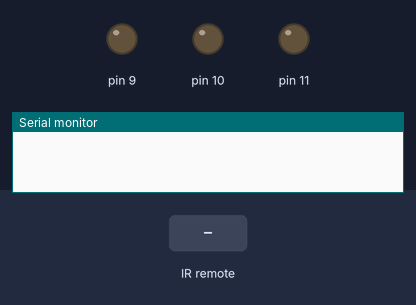
Bench run of a sketch on a simulated Arduino Uno, built with avr-gcc and run on an emulated ATmega328P. Shown: output pins drawn as LEDs (lit = HIGH), the last lines printed to the serial monitor. Inputs (shaded band) come from the test bench.

Above: at 1.2 s.
1.3 s: infrared code 0xFF629D received
At 2.7 s:
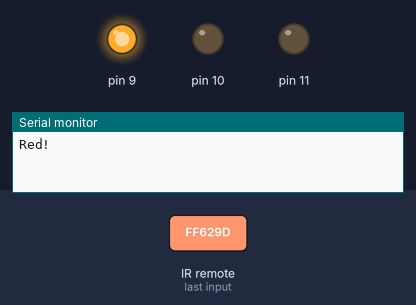
4.3 s: infrared code 0xFF629D received
At 5.9 s:
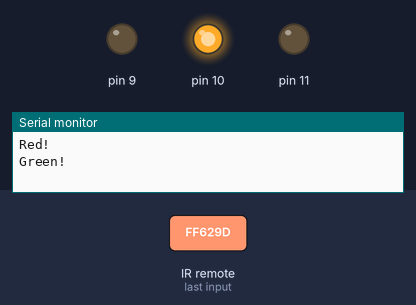
7.3 s: infrared code 0xFF629D received
At 9.5 s:
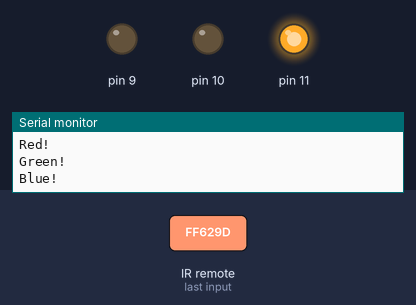
Timing chart, 0 to 11.0 s (numbered marks = the images above; inputs shaded):
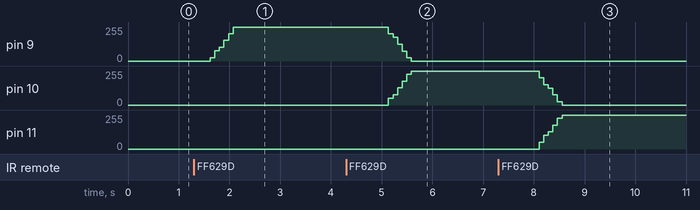

Measured:
- after the input at 1.3 s, pin 9: moves from 0/255 to 255/255 over 0.45 s, starting after 0.32 s
- after the input at 4.3 s, pin 9: moves from 255/255 to 0/255 over 0.45 s, starting after 0.83 s; pin 10: moves from 0/255 to 255/255 over 0.45 s, starting after 0.83 s
- after the input at 7.3 s, pin 10: moves from 255/255 to 0/255 over 0.45 s, starting after 0.81 s; pin 11: moves from 0/255 to 255/255 over 0.45 s, starting after 0.81 s

The sketch:

Spectro.Arduino.ino
```cpp
#include "Arduino.h"
#include "Arduino_FreeRTOS.h"
#include "IRThread.cpp"
#include "LedThread.cpp"
#include "TriColorLedThread.cpp"
#include <stdio.h>
#include "MemoryFree.h"
#include "semphr.h"

#ifndef __COLOR__
#define __COLOR__
#include "Color.cpp"
#endif

const int IR_RECV_PIN = 12;
bool _logOut = true;
int color = 0;
LedThread* _ledThread;
IRThread* _irThread;
TriColorLedThread* _triLedThread;
ColorAnimator* _animator = nullptr;
SemaphoreHandle_t xMutex = NULL;

void handle_key(IRControlKey key) {
  xSemaphoreTake(xMutex, portMAX_DELAY);
  switch (key)
  {
  case PlayPause:
     _ledThread->Toggle();
    break;

  case EQ:
    _logOut = !_logOut;
    if (_logOut) {
      Serial.println("[LOG] Enabled");
    } else {
      Serial.println("[LOG] Disabled");
    }
    _ledThread->enableOutput = _logOut;
    _irThread->enableOutput = _logOut;
    _triLedThread->enableOutput = _logOut;
    break;

  case Ch:
    ColorAnimator* anim = _animator;
    _animator = nullptr;
    if (anim != nullptr) {
      free(anim);
    }

    Color from = _triLedThread->color;
    switch (color++ % 3) {
    case 0:
      Serial.println("Red!");
      _animator = new ColorAnimator(from, Color(255, 0, 0), 500);
      break;
    case 1:
      Serial.println("Green!");
      _animator = new ColorAnimator(from, Color(0, 255, 0), 500);
      break;
    case 2:
      Serial.println("Blue!");
      _animator = new ColorAnimator(from, Color(0, 0, 255), 500);
      break;
    }
    _animator->Start();
    break;

  default:
    break;
  }
  xSemaphoreGive(xMutex);
}

void setup() {
  xMutex = xSemaphoreCreateMutex();
  xSemaphoreTake(xMutex, portMAX_DELAY);
  Serial.begin(9600);
  _ledThread = new LedThread();
  _irThread = new IRThread(IR_RECV_PIN, handle_key);
  _triLedThread = new TriColorLedThread(9, 10, 11);
  _triLedThread->Start();
  _irThread->Start();
  xSemaphoreGive(xMutex);
}

void freeRam () {
  Serial.print("Free ram: ");
  Serial.println(freeMemory());

}

void loop() {
  xSemaphoreTake(xMutex, portMAX_DELAY);
  if (_animator != nullptr) {
    _triLedThread->SetColor(_animator->Update());
    if (_animator->Progress >= 1) {
      free(_animator);
      _animator = nullptr;
    }
  }

  delay(50);
  xSemaphoreGive(xMutex);
}
```

Color.cpp
```cpp
//
// Created by Kaisei Sunaga on 2020/04/05.
//

struct Color {
public:
  Color() {
    r = 0;
    g = 0;
    b = 0;
  }

  Color(int r, int g, int b) {
    this->r = r;
    this->g = g;
    this->b = b;
  }

  Color(long hexValue) {
    this->r = (hexValue >> 16) & 0xFF;
    this->g = (hexValue >> 8) & 0xFF;
    this->b = hexValue & 0xFF;
  }

  int r;
  int g;
  int b;
};
```

ColorAnimator.cpp
```cpp
#include "Arduino.h"

#ifndef __COLOR__
#define __COLOR__
#include "Color.cpp"
#endif

extern  unsigned long timer0_millis;

class ColorAnimator {
private:
  int time;
  float durationMs;
  unsigned long offset, position;
  int dr, dg, db, r, g, b;
  Color color, from, to;

public:
  float Progress;

  ColorAnimator(Color from, Color to, float durationMs) {
    this->from = from;
    this->to = to;
    this->durationMs = durationMs;
  }

  void Start() {
    offset = millis();
    position = 0;
    Progress = 0;
    color = from;
  }

  Color Update() {
    position = millis() - offset;
    Progress = position / durationMs;
    Progress = min(1, Progress);

    dr = to.r - from.r;
    dg = to.g - from.g;
    db = to.b - from.b;
    r = from.r + (int)(dr * Progress);
    g = from.g + (int)(dg * Progress);
    b = from.b + (int)(db * Progress);
    color = Color(r, g, b);
    return color;
  }
};
```

IRDecoder.cpp
```cpp
//
// Created by Kaisei Sunaga on 2020/04/05.
//

#include "IRremote.h"

enum IRControlKey {
    Unknown,
    ChDown, Ch, ChUp,
    Prev, Next, PlayPause,
    Down, Up, EQ,
    Zero, Hundred, TwoHundred,
    One, Two, Three,
    Four, Five, Six,
    Seven, Eight, Nine,
    Repeat,
};

class IRDecoder {
private:
    IRrecv* recv;
    decode_results results = {};
    IRControlKey lastKey = Unknown;
    void* parameter;
    void (*callback)(void*, IRControlKey, bool);

    void keyPressed(IRControlKey key) {
        if (key == Repeat) {
            callback(parameter, lastKey, true);
        } else {
            lastKey = key;
            callback(parameter, key, false);
        }
    }

public:
    IRDecoder(const int pin, void* parameter, void (*callback)(void*, IRControlKey, bool)) {
        recv = new IRrecv(pin);
        recv->enableIRIn();
        this->parameter = parameter;
        this->callback = callback;
    }

    void decodeIr() {
        if (recv->decode(&results)) {
            // https://gist.github.com/steakknife/e419241095f1272ee60f5174f7759867
            switch (results.value) {
                case 0xFFA25D:
                    keyPressed(ChDown);
                    break;
                case 0xFF629D:
                    keyPressed(Ch);
                    break;
                case 0xFFE21D:
                    keyPressed(ChUp);
                    break;
                case 0xFF22DD:
                    keyPressed(Prev);
                    break;
                case 0xFF02FD:
                    keyPressed(Next);
                    break;
                case 0xFFC23D:
                    keyPressed(PlayPause);
                    break;
                case 0xFFE01F:
                    keyPressed(Down);
                    break;
                case 0xFFA857:
                    keyPressed(Up);
                    break;
                case 0xFF906F:
                    keyPressed(EQ);
                    break;
                case 0xFF6897:
                    keyPressed(Zero);
                    break;
                case 0xFF9867:
                    keyPressed(Hundred);
                    break;
                case 0xFFB04F:
                    keyPressed(TwoHundred);
                    break;
                case 0xFF30CF:
                    keyPressed(One);
                    break;
                case 0xFF18E7:
                    keyPressed(Two);
                    break;
                case 0xFF7A85:
                    keyPressed(Three);
                    break;
                case 0xFF10EF:
                    keyPressed(Four);
                    break;
                case 0xFF38C7:
                    keyPressed(Five);
                    break;
                case 0xFF5AA5:
                    keyPressed(Six);
                    break;
                case 0xFF42BD:
                    keyPressed(Seven);
                    break;
                case 0xFF4AB5:
                    keyPressed(Eight);
                    break;
                case 0xFF52AD:
                    keyPressed(Nine);
                    break;
                case 0xFFFFFFFF:
                    keyPressed(Repeat);
                    break;
                default:
                    keyPressed(Unknown);
                    break;
            }

            recv->resume();
        }
    }
};
```

IRThread.cpp
```cpp
#ifndef __THREAD__
#define __THREAD__
#include "Thread.cpp"
#endif

#include "IRDecoder.cpp"

class IRThread: public Thread {
private:
  int pin;
  IRDecoder* decoder;
  void (*callback)(IRControlKey);

  static void handle_ir_event(void* param, IRControlKey key, bool repeat) {
    IRThread* thread = (IRThread*)param;
    thread->handle_event(key, repeat);
  }

  void handle_event(IRControlKey key, bool repeat) {
    if (repeat) {
      callback(key);
    } else {
      callback(key);
      Delay(200);
    }
  }

public:
  IRThread(int pin, void (*callback)(IRControlKey)): Thread("IR_THREAD") {
    this->pin = pin;
    this->callback = callback;
    decoder = new IRDecoder(pin, this, handle_ir_event);
  }

protected:
  void Run() override {
    while(true) {
      decoder->decodeIr();
      Delay(100);
    }
  }
};
```

LedThread.cpp
```cpp
#ifndef __THREAD__
#define __THREAD__
#include "Thread.cpp"
#endif


class LedThread: public Thread {
private:
  bool playAnimation;

public:
  LedThread(): Thread("LED_THREAD") {
  }

  void Stop() {
    playAnimation = false;
  }

  void Toggle() {
    playAnimation = !playAnimation;
    if (playAnimation) {
      Start();
    } else {
      Stop();
    }
  }

protected:
  void Run() override {
    println("Started");
    playAnimation = true;
    while(playAnimation) {
      println("LED");
      Delay(1000);
    }

    println("Finished");
  }
};
```

Theme.cpp
```cpp
#include "Color.cpp"

struct MeterColor {
  double level;
  Color color;
};

class Theme {
public:
  Theme() {

  }
};
```

Thread.cpp
```cpp
#include "Arduino.h"
#include "Arduino_FreeRTOS.h"
#include <string.h>

class Thread {
private:
  char* name;
  TaskHandle_t handle;
  bool running = false;

  static void RunStaticInternal(void* pvParameters) {
    Thread* t = (Thread*)pvParameters;
    t->RunInternal();
  }

  void RunInternal() {
    Run();
    running = false;
    vTaskDelete(handle);
  }

public:
  bool enableOutput = true;

  Thread(char* name) {
    this->name = name;
  }

  void Start() {
    if (running) {
      return;
    }
    running = true;
    xTaskCreate(RunStaticInternal, name, 128, this, 2, &handle);
  }

  void Delay(int millis) {
    vTaskDelay(millis / portTICK_PERIOD_MS );
  }

protected:
  virtual void Run() {}

  void println(char* value) {
    if (!enableOutput) {
      return;
    }
    char* buffer = malloc(strlen(value) + 4);
    sprintf(buffer, "[%s] ", name);
    Serial.write(buffer);
    Serial.println(value);
    Serial.flush();
    free(buffer);
  }

  void print(char* value) {
    if (!enableOutput) {
      return;
    }
    char* buffer = malloc(strlen(value) + 4);
    sprintf(buffer, "[%s] ", name);
    Serial.write(buffer);
    Serial.write(value);
    Serial.flush();
    free(buffer);
  }
};
```

TriColorLedThread.cpp
```cpp
#ifndef __THREAD__
#define __THREAD__
#include "Thread.cpp"
#endif
#include "Arduino.h"

#ifndef __COLOR__
#define __COLOR__
#include "Color.cpp"
#endif

#ifndef __COLOR_ANIM__
#define __COLOR_ANIM__
#include "ColorAnimator.cpp"
#endif

class TriColorLedThread: public Thread {
private:
  int r, g, b;

public:
  Color color = Color(0, 0, 0);

  TriColorLedThread(int redPin, int greenPin, int bluePin): Thread("TRI_LED_THREAD") {
    r = redPin;
    g = greenPin;
    b = bluePin;
    pinMode(r, OUTPUT);
    pinMode(g, OUTPUT);
    pinMode(b, OUTPUT);
    analogWrite(r, color.r);
    analogWrite(g, color.g);
    analogWrite(b, color.b);
  }

  void SetColor(Color to) {
    color = to;
  }

protected:
  void Run() override {
    while(true) {
      analogWrite(r, color.r);
      analogWrite(g, color.g);
      analogWrite(b, color.b);
      Delay(100);
    }
  }
};
```
